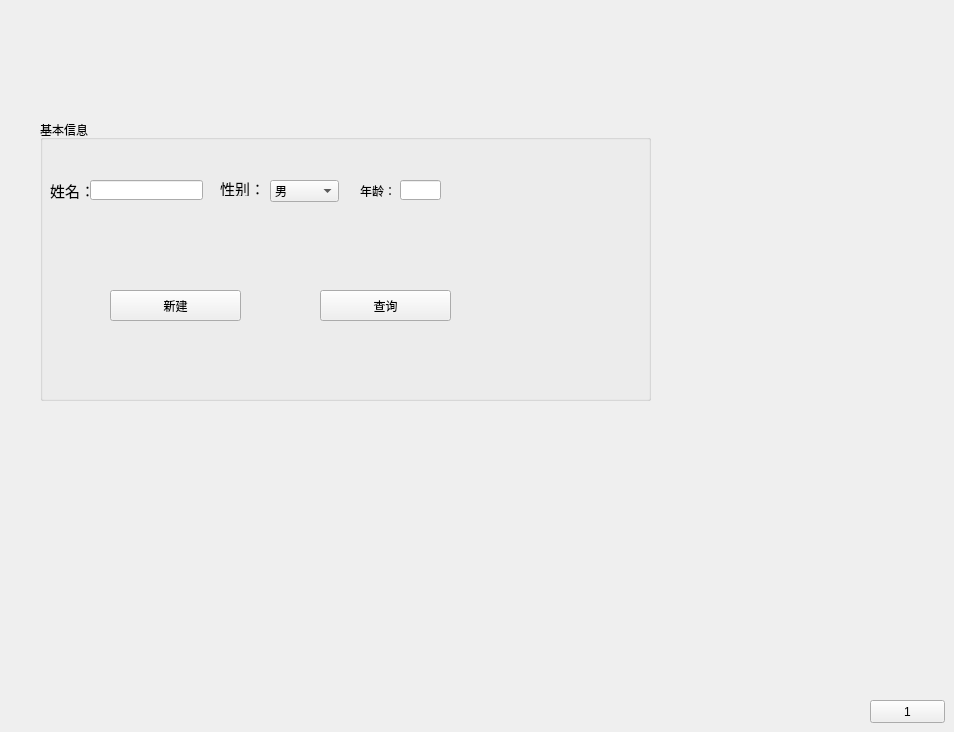
    <widget class="QWidget" name="page">
     <widget class="QPushButton" name="pushButton">
      <property name="geometry">
       <rect>
        <x>870</x>
        <y>700</y>
        <width>75</width>
        <height>23</height>
       </rect>
      </property>
      <property name="text">
       <string>1</string>
      </property>
     </widget>
     <widget class="QGroupBox" name="groupBox">
      <property name="geometry">
       <rect>
        <x>40</x>
        <y>120</y>
        <width>611</width>
        <height>281</height>
       </rect>
      </property>
      <property name="title">
       <string>基本信息</string>
      </property>
      <widget class="QLabel" name="label">
       <property name="geometry">
        <rect>
         <x>10</x>
         <y>60</y>
         <width>54</width>
         <height>21</height>
        </rect>
       </property>
       <property name="font">
        <font>
         <pointsize>11</pointsize>
        </font>
       </property>
       <property name="text">
        <string>姓名：</string>
       </property>
      </widget>
      <widget class="QLineEdit" name="lineEdit">
       <property name="geometry">
        <rect>
         <x>50</x>
         <y>60</y>
         <width>113</width>
         <height>20</height>
        </rect>
       </property>
      </widget>
      <widget class="QLabel" name="label_2">
       <property name="geometry">
        <rect>
         <x>180</x>
         <y>60</y>
         <width>54</width>
         <height>16</height>
        </rect>
       </property>
       <property name="font">
        <font>
         <pointsize>11</pointsize>
        </font>
       </property>
       <property name="text">
        <string>性别：</string>
       </property>
      </widget>
      <widget class="QComboBox" name="comboBox">
       <property name="geometry">
        <rect>
         <x>230</x>
         <y>60</y>
         <width>69</width>
         <height>22</height>
        </rect>
       </property>
       <item>
        <property name="text">
         <string>男</string>
        </property>
       </item>
       <item>
        <property name="text">
         <string>女</string>
        </property>
       </item>
      </widget>
      <widget class="QLabel" name="label_5">
       <property name="geometry">
        <rect>
         <x>320</x>
         <y>60</y>
         <width>54</width>
         <height>21</height>
        </rect>
       </property>
       <property name="text">
        <string>年龄：</string>
       </property>
      </widget>
      <widget class="QLineEdit" name="lineEdit_2">
       <property name="geometry">
        <rect>
         <x>360</x>
         <y>60</y>
         <width>41</width>
         <height>20</height>
        </rect>
       </property>
      </widget>
      <widget class="QPushButton" name="pushButton_4">
       <property name="geometry">
        <rect>
         <x>70</x>
         <y>170</y>
         <width>131</width>
         <height>31</height>
        </rect>
       </property>
       <property name="text">
        <string>新建</string>
       </property>
      </widget>
      <widget class="QPushButton" name="pushButton_5">
       <property name="geometry">
        <rect>
         <x>280</x>
         <y>170</y>
         <width>131</width>
         <height>31</height>
        </rect>
       </property>
       <property name="text">
        <string>查询</string>
       </property>
      </widget>
     </widget>
    </widget>
